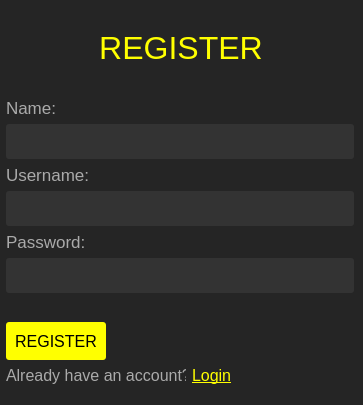
<?xml version="1.0" encoding="UTF-8"?>
<ui version="4.0">
 <class>MainWindow</class>
 <widget class="QMainWindow" name="MainWindow">
  <property name="geometry">
   <rect>
    <x>0</x>
    <y>0</y>
    <width>363</width>
    <height>405</height>
   </rect>
  </property>
  <property name="font">
   <font>
    <family>Moonlightning</family>
   </font>
  </property>
  <property name="windowTitle">
   <string>MainWindow</string>
  </property>
  <property name="styleSheet">
   <string notr="true">background-color: #252525;</string>
  </property>
  <widget class="QWidget" name="centralwidget">
   <widget class="QWidget" name="verticalLayoutWidget">
    <property name="geometry">
     <rect>
      <x>0</x>
      <y>30</y>
      <width>361</width>
      <height>391</height>
     </rect>
    </property>
    <layout class="QVBoxLayout" name="verticalLayout">
     <item>
      <layout class="QFormLayout" name="formLayout">
       <item row="2" column="1">
        <widget class="QLabel" name="label">
         <property name="maximumSize">
          <size>
           <width>350</width>
           <height>50</height>
          </size>
         </property>
         <property name="font">
          <font>
           <pointsize>24</pointsize>
          </font>
         </property>
         <property name="styleSheet">
          <string notr="true">color: rgb(255, 255, 0);</string>
         </property>
         <property name="text">
          <string>REGISTER</string>
         </property>
         <property name="alignment">
          <set>Qt::AlignCenter</set>
         </property>
        </widget>
       </item>
       <item row="3" column="1">
        <spacer name="horizontalSpacer_3">
         <property name="orientation">
          <enum>Qt::Horizontal</enum>
         </property>
         <property name="sizeHint" stdset="0">
          <size>
           <width>40</width>
           <height>20</height>
          </size>
         </property>
        </spacer>
       </item>
       <item row="4" column="1">
        <widget class="QLabel" name="label_2">
         <property name="font">
          <font>
           <pointsize>13</pointsize>
          </font>
         </property>
         <property name="styleSheet">
          <string notr="true">color: #aaa;</string>
         </property>
         <property name="text">
          <string>Name:</string>
         </property>
        </widget>
       </item>
       <item row="5" column="1">
        <widget class="QLineEdit" name="name">
         <property name="maximumSize">
          <size>
           <width>348</width>
           <height>16777215</height>
          </size>
         </property>
         <property name="font">
          <font>
           <pointsize>16</pointsize>
          </font>
         </property>
         <property name="styleSheet">
          <string notr="true">background: #333;
border: none;
outline: none;
color: #fff;
height: 35px;
border-radius: 3px;</string>
         </property>
        </widget>
       </item>
       <item row="6" column="1">
        <widget class="QLabel" name="label_3">
         <property name="font">
          <font>
           <pointsize>13</pointsize>
          </font>
         </property>
         <property name="styleSheet">
          <string notr="true">color: #aaa;</string>
         </property>
         <property name="text">
          <string>Username:</string>
         </property>
        </widget>
       </item>
       <item row="7" column="1">
        <widget class="QLineEdit" name="username">
         <property name="maximumSize">
          <size>
           <width>348</width>
           <height>16777215</height>
          </size>
         </property>
         <property name="font">
          <font>
           <pointsize>16</pointsize>
          </font>
         </property>
         <property name="styleSheet">
          <string notr="true">background: #333;
border: none;
outline: none;
color: #fff;
height: 35px;
border-radius: 3px;</string>
         </property>
        </widget>
       </item>
       <item row="13" column="1">
        <widget class="QPushButton" name="registerBtn">
         <property name="maximumSize">
          <size>
           <width>100</width>
           <height>16777215</height>
          </size>
         </property>
         <property name="font">
          <font>
           <pointsize>12</pointsize>
          </font>
         </property>
         <property name="styleSheet">
          <string notr="true">background-color: rgb(255, 255, 0);
border-radius: 3px;
height: 30px;
padding: 4px 8px 4px 8px;
cursor: pointer;
</string>
         </property>
         <property name="text">
          <string>REGISTER</string>
         </property>
        </widget>
       </item>
       <item row="10" column="1">
        <widget class="QLineEdit" name="password">
         <property name="maximumSize">
          <size>
           <width>348</width>
           <height>16777215</height>
          </size>
         </property>
         <property name="font">
          <font>
           <pointsize>16</pointsize>
          </font>
         </property>
         <property name="styleSheet">
          <string notr="true">background: #333;
border: none;
outline: none;
color: #fff;
height: 35px;
border-radius: 3px;</string>
         </property>
        </widget>
       </item>
       <item row="12" column="1">
        <spacer name="horizontalSpacer">
         <property name="orientation">
          <enum>Qt::Horizontal</enum>
         </property>
         <property name="sizeHint" stdset="0">
          <size>
           <width>40</width>
           <height>17</height>
          </size>
         </property>
        </spacer>
       </item>
       <item row="9" column="1">
        <widget class="QLabel" name="label_4">
         <property name="font">
          <font>
           <pointsize>13</pointsize>
          </font>
         </property>
         <property name="styleSheet">
          <string notr="true">color: #aaa;</string>
         </property>
         <property name="text">
          <string>Password:</string>
         </property>
        </widget>
       </item>
       <item row="14" column="1">
        <layout class="QHBoxLayout" name="horizontalLayout_3">
         <item>
          <widget class="QLabel" name="label_5">
           <property name="maximumSize">
            <size>
             <width>180</width>
             <height>16777215</height>
            </size>
           </property>
           <property name="font">
            <font>
             <pointsize>12</pointsize>
            </font>
           </property>
           <property name="styleSheet">
            <string notr="true">color: #aaa;</string>
           </property>
           <property name="text">
            <string>Already have an account?</string>
           </property>
          </widget>
         </item>
         <item>
          <widget class="QLabel" name="login_btn">
           <property name="maximumSize">
            <size>
             <width>65</width>
             <height>16777215</height>
            </size>
           </property>
           <property name="font">
            <font>
             <pointsize>12</pointsize>
             <underline>true</underline>
             <kerning>true</kerning>
            </font>
           </property>
           <property name="cursor">
            <cursorShape>PointingHandCursor</cursorShape>
           </property>
           <property name="styleSheet">
            <string notr="true">color:rgb(255, 255, 0);</string>
           </property>
           <property name="text">
            <string>Login</string>
           </property>
           <property name="openExternalLinks">
            <bool>true</bool>
           </property>
          </widget>
         </item>
        </layout>
       </item>
      </layout>
     </item>
    </layout>
   </widget>
  </widget>
 </widget>
 <resources/>
 <connections/>
</ui>
